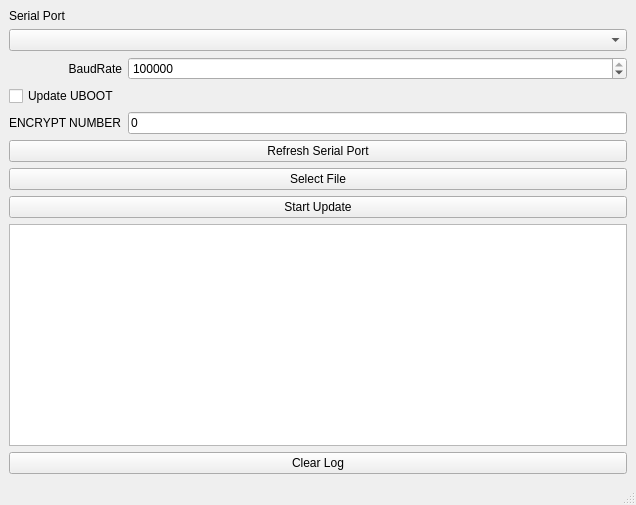
<?xml version="1.0" encoding="UTF-8"?>
<ui version="4.0">
 <class>MainWindow</class>
 <widget class="QMainWindow" name="MainWindow">
  <property name="geometry">
   <rect>
    <x>0</x>
    <y>0</y>
    <width>636</width>
    <height>505</height>
   </rect>
  </property>
  <property name="windowTitle">
   <string>uboot serial update</string>
  </property>
  <widget class="QWidget" name="centralwidget">
   <layout class="QGridLayout" name="gridLayout_2">
    <item row="0" column="0">
     <layout class="QGridLayout" name="gridLayout">
      <item row="3" column="0" colspan="2">
       <widget class="QCheckBox" name="checkBoxUpdateUBoot">
        <property name="enabled">
         <bool>true</bool>
        </property>
        <property name="text">
         <string>Update UBOOT</string>
        </property>
        <property name="checked">
         <bool>false</bool>
        </property>
       </widget>
      </item>
      <item row="7" column="0" colspan="2">
       <widget class="QPushButton" name="btnSelectFile">
        <property name="text">
         <string>Select File</string>
        </property>
       </widget>
      </item>
      <item row="8" column="0" colspan="2">
       <widget class="QPushButton" name="btnStart">
        <property name="text">
         <string>Start Update</string>
        </property>
       </widget>
      </item>
      <item row="10" column="0" colspan="2">
       <widget class="QPushButton" name="btnClearLog">
        <property name="text">
         <string>Clear Log</string>
        </property>
        <property name="checkable">
         <bool>true</bool>
        </property>
       </widget>
      </item>
      <item row="1" column="0" colspan="2">
       <widget class="QComboBox" name="comboBoxSerials"/>
      </item>
      <item row="0" column="0" colspan="2">
       <widget class="QLabel" name="label">
        <property name="text">
         <string>Serial Port</string>
        </property>
       </widget>
      </item>
      <item row="5" column="0" colspan="2">
       <widget class="QPushButton" name="btnRefresh">
        <property name="text">
         <string>Refresh Serial Port</string>
        </property>
       </widget>
      </item>
      <item row="2" column="0">
       <widget class="QLabel" name="label_2">
        <property name="text">
         <string>BaudRate</string>
        </property>
        <property name="alignment">
         <set>Qt::AlignRight|Qt::AlignTrailing|Qt::AlignVCenter</set>
        </property>
       </widget>
      </item>
      <item row="2" column="1">
       <widget class="QSpinBox" name="spinBoxBaudRate">
        <property name="maximum">
         <number>999999999</number>
        </property>
        <property name="value">
         <number>1000000</number>
        </property>
       </widget>
      </item>
      <item row="9" column="0" colspan="2">
       <widget class="QPlainTextEdit" name="editLog"/>
      </item>
      <item row="4" column="0">
       <widget class="QLabel" name="label_3">
        <property name="text">
         <string>ENCRYPT NUMBER</string>
        </property>
       </widget>
      </item>
      <item row="4" column="1">
       <widget class="QLineEdit" name="editKey">
        <property name="text">
         <string>0</string>
        </property>
       </widget>
      </item>
     </layout>
    </item>
   </layout>
  </widget>
  <widget class="QMenuBar" name="menubar">
   <property name="geometry">
    <rect>
     <x>0</x>
     <y>0</y>
     <width>636</width>
     <height>22</height>
    </rect>
   </property>
  </widget>
  <widget class="QStatusBar" name="statusbar"/>
 </widget>
 <resources/>
 <connections/>
</ui>
